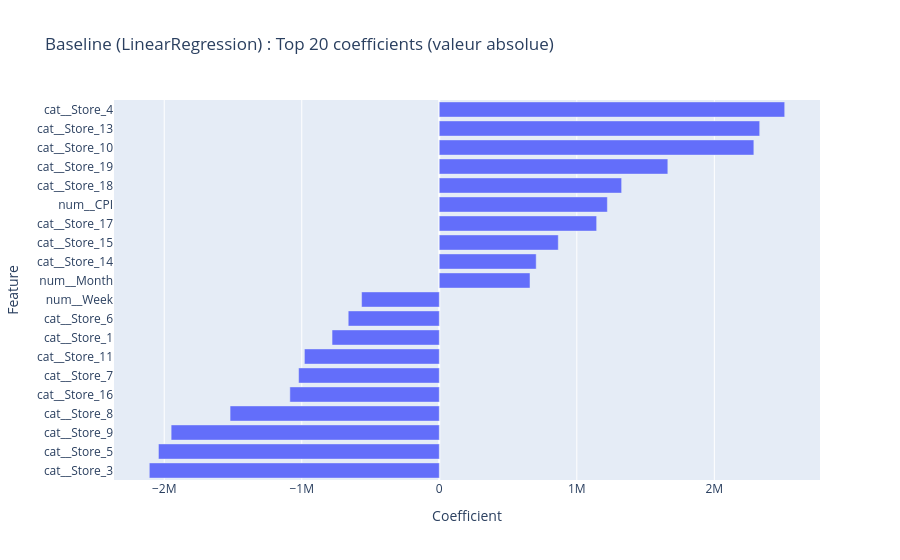

The notebook cell this image was saved under:
### Code cell
est = model

ct = est.named_steps["preprocess"]
names = ct.get_feature_names_out()
coefs = est.named_steps["reg"].coef_

coef_df = pd.DataFrame({"feature": names, "coef": coefs})
coef_df["abs_coef"] = coef_df["coef"].abs()

top = (
    coef_df.sort_values("abs_coef", ascending=False)
           .head(20)
           .sort_values("coef")
)

fig = px.bar(
    top,
    x="coef",
    y="feature",
    orientation="h",
    title="Baseline (LinearRegression) : Top 20 coefficients (valeur absolue)",
    labels={"coef": "Coefficient", "feature": "Feature"}
)
fig.show()

### Figure 1 — Plotly figure (JSON) as saved in the notebook; plotly's stock layout.template omitted (floating-point values rounded to 4 significant figures)
{"data": [{"alignmentgroup": "True", "hovertemplate": "Coefficient=%{x}<br>Feature=%{y}<extra></extra>", "legendgroup": "", "marker": {"color": "#636efa", "pattern": {"shape": ""}}, "name": "", "offsetgroup": "", "orientation": "h", "showlegend": false, "textposition": "auto", "type": "bar", "x": [-2109000.0, -2042000.0, -1950000.0, -1521000.0, -1086000.0, -1023000.0, -980600.0, -779700.0, -662100.0, -564900.0, 659800.0, 704700.0, 865400.0, 1144000.0, 1222000.0, 1326000.0, 1662000.0, 2287000.0, 2330000.0, 2512000.0], "xaxis": "x", "y": ["cat__Store_3", "cat__Store_5", "cat__Store_9", "cat__Store_8", "cat__Store_16", "cat__Store_7", "cat__Store_11", "cat__Store_1", "cat__Store_6", "num__Week", "num__Month", "cat__Store_14", "cat__Store_15", "cat__Store_17", "num__CPI", "cat__Store_18", "cat__Store_19", "cat__Store_10", "cat__Store_13", "cat__Store_4"], "yaxis": "y"}], "layout": {"barmode": "relative", "legend": {"tracegroupgap": 0}, "title": {"text": "Baseline (LinearRegression) : Top 20 coefficients (valeur absolue)"}, "xaxis": {"anchor": "y", "domain": [0, 1], "title": {"text": "Coefficient"}}, "yaxis": {"anchor": "x", "domain": [0, 1], "title": {"text": "Feature"}}}}
